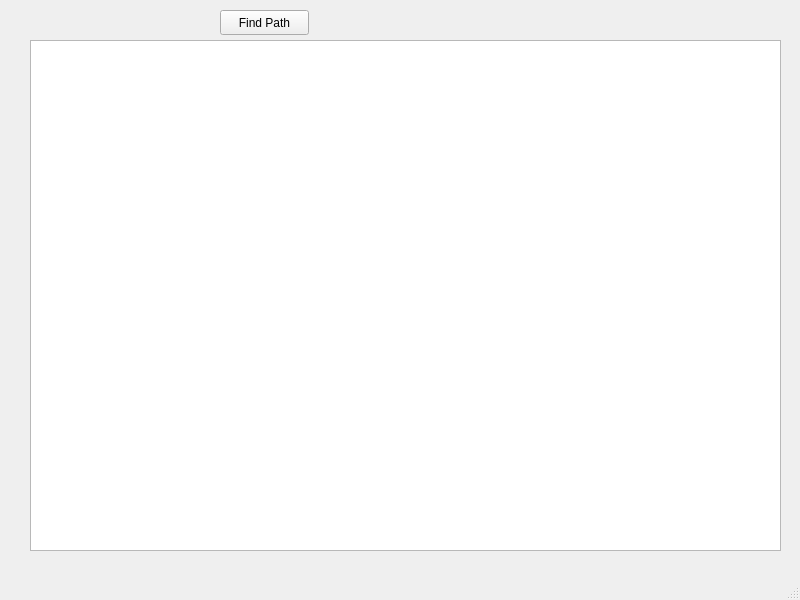
<?xml version="1.0" encoding="UTF-8"?>
<ui version="4.0">
 <class>MainWindow</class>
 <widget class="QMainWindow" name="MainWindow">
  <property name="geometry">
   <rect>
    <x>0</x>
    <y>0</y>
    <width>800</width>
    <height>600</height>
   </rect>
  </property>
  <property name="windowTitle">
   <string>MainWindow</string>
  </property>
  <widget class="QWidget" name="centralwidget">
   <widget class="QGraphicsView" name="graphicsView">
    <property name="geometry">
     <rect>
      <x>30</x>
      <y>40</y>
      <width>751</width>
      <height>511</height>
     </rect>
    </property>
   </widget>
   <widget class="QPushButton" name="findPathButton">
    <property name="geometry">
     <rect>
      <x>220</x>
      <y>10</y>
      <width>89</width>
      <height>25</height>
     </rect>
    </property>
    <property name="text">
     <string>Find Path</string>
    </property>
   </widget>
  </widget>
  <widget class="QMenuBar" name="menubar">
   <property name="geometry">
    <rect>
     <x>0</x>
     <y>0</y>
     <width>800</width>
     <height>22</height>
    </rect>
   </property>
  </widget>
  <widget class="QStatusBar" name="statusbar"/>
 </widget>
 <resources/>
 <connections/>
</ui>
